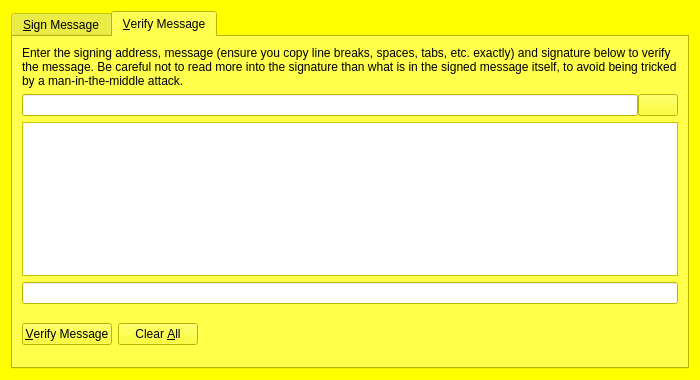
<?xml version="1.0" encoding="UTF-8"?>
<ui version="4.0">
 <class>SignVerifyMessageDialog</class>
 <widget class="QDialog" name="SignVerifyMessageDialog">
  <property name="geometry">
   <rect>
    <x>0</x>
    <y>0</y>
    <width>700</width>
    <height>380</height>
   </rect>
  </property>
  <property name="palette">
   <palette>
    <active>
     <colorrole role="WindowText">
      <brush brushstyle="SolidPattern">
       <color alpha="255">
        <red>0</red>
        <green>0</green>
        <blue>0</blue>
       </color>
      </brush>
     </colorrole>
     <colorrole role="Button">
      <brush brushstyle="SolidPattern">
       <color alpha="255">
        <red>255</red>
        <green>255</green>
        <blue>0</blue>
       </color>
      </brush>
     </colorrole>
     <colorrole role="Light">
      <brush brushstyle="SolidPattern">
       <color alpha="255">
        <red>255</red>
        <green>255</green>
        <blue>127</blue>
       </color>
      </brush>
     </colorrole>
     <colorrole role="Midlight">
      <brush brushstyle="SolidPattern">
       <color alpha="255">
        <red>255</red>
        <green>255</green>
        <blue>63</blue>
       </color>
      </brush>
     </colorrole>
     <colorrole role="Dark">
      <brush brushstyle="SolidPattern">
       <color alpha="255">
        <red>127</red>
        <green>127</green>
        <blue>0</blue>
       </color>
      </brush>
     </colorrole>
     <colorrole role="Mid">
      <brush brushstyle="SolidPattern">
       <color alpha="255">
        <red>170</red>
        <green>170</green>
        <blue>0</blue>
       </color>
      </brush>
     </colorrole>
     <colorrole role="Text">
      <brush brushstyle="SolidPattern">
       <color alpha="255">
        <red>0</red>
        <green>0</green>
        <blue>0</blue>
       </color>
      </brush>
     </colorrole>
     <colorrole role="BrightText">
      <brush brushstyle="SolidPattern">
       <color alpha="255">
        <red>255</red>
        <green>255</green>
        <blue>255</blue>
       </color>
      </brush>
     </colorrole>
     <colorrole role="ButtonText">
      <brush brushstyle="SolidPattern">
       <color alpha="255">
        <red>0</red>
        <green>0</green>
        <blue>0</blue>
       </color>
      </brush>
     </colorrole>
     <colorrole role="Base">
      <brush brushstyle="SolidPattern">
       <color alpha="255">
        <red>255</red>
        <green>255</green>
        <blue>255</blue>
       </color>
      </brush>
     </colorrole>
     <colorrole role="Window">
      <brush brushstyle="SolidPattern">
       <color alpha="255">
        <red>255</red>
        <green>255</green>
        <blue>0</blue>
       </color>
      </brush>
     </colorrole>
     <colorrole role="Shadow">
      <brush brushstyle="SolidPattern">
       <color alpha="255">
        <red>0</red>
        <green>0</green>
        <blue>0</blue>
       </color>
      </brush>
     </colorrole>
     <colorrole role="AlternateBase">
      <brush brushstyle="SolidPattern">
       <color alpha="255">
        <red>255</red>
        <green>255</green>
        <blue>127</blue>
       </color>
      </brush>
     </colorrole>
     <colorrole role="ToolTipBase">
      <brush brushstyle="SolidPattern">
       <color alpha="255">
        <red>255</red>
        <green>255</green>
        <blue>220</blue>
       </color>
      </brush>
     </colorrole>
     <colorrole role="ToolTipText">
      <brush brushstyle="SolidPattern">
       <color alpha="255">
        <red>0</red>
        <green>0</green>
        <blue>0</blue>
       </color>
      </brush>
     </colorrole>
    </active>
    <inactive>
     <colorrole role="WindowText">
      <brush brushstyle="SolidPattern">
       <color alpha="255">
        <red>0</red>
        <green>0</green>
        <blue>0</blue>
       </color>
      </brush>
     </colorrole>
     <colorrole role="Button">
      <brush brushstyle="SolidPattern">
       <color alpha="255">
        <red>255</red>
        <green>255</green>
        <blue>0</blue>
       </color>
      </brush>
     </colorrole>
     <colorrole role="Light">
      <brush brushstyle="SolidPattern">
       <color alpha="255">
        <red>255</red>
        <green>255</green>
        <blue>127</blue>
       </color>
      </brush>
     </colorrole>
     <colorrole role="Midlight">
      <brush brushstyle="SolidPattern">
       <color alpha="255">
        <red>255</red>
        <green>255</green>
        <blue>63</blue>
       </color>
      </brush>
     </colorrole>
     <colorrole role="Dark">
      <brush brushstyle="SolidPattern">
       <color alpha="255">
        <red>127</red>
        <green>127</green>
        <blue>0</blue>
       </color>
      </brush>
     </colorrole>
     <colorrole role="Mid">
      <brush brushstyle="SolidPattern">
       <color alpha="255">
        <red>170</red>
        <green>170</green>
        <blue>0</blue>
       </color>
      </brush>
     </colorrole>
     <colorrole role="Text">
      <brush brushstyle="SolidPattern">
       <color alpha="255">
        <red>0</red>
        <green>0</green>
        <blue>0</blue>
       </color>
      </brush>
     </colorrole>
     <colorrole role="BrightText">
      <brush brushstyle="SolidPattern">
       <color alpha="255">
        <red>255</red>
        <green>255</green>
        <blue>255</blue>
       </color>
      </brush>
     </colorrole>
     <colorrole role="ButtonText">
      <brush brushstyle="SolidPattern">
       <color alpha="255">
        <red>0</red>
        <green>0</green>
        <blue>0</blue>
       </color>
      </brush>
     </colorrole>
     <colorrole role="Base">
      <brush brushstyle="SolidPattern">
       <color alpha="255">
        <red>255</red>
        <green>255</green>
        <blue>255</blue>
       </color>
      </brush>
     </colorrole>
     <colorrole role="Window">
      <brush brushstyle="SolidPattern">
       <color alpha="255">
        <red>255</red>
        <green>255</green>
        <blue>0</blue>
       </color>
      </brush>
     </colorrole>
     <colorrole role="Shadow">
      <brush brushstyle="SolidPattern">
       <color alpha="255">
        <red>0</red>
        <green>0</green>
        <blue>0</blue>
       </color>
      </brush>
     </colorrole>
     <colorrole role="AlternateBase">
      <brush brushstyle="SolidPattern">
       <color alpha="255">
        <red>255</red>
        <green>255</green>
        <blue>127</blue>
       </color>
      </brush>
     </colorrole>
     <colorrole role="ToolTipBase">
      <brush brushstyle="SolidPattern">
       <color alpha="255">
        <red>255</red>
        <green>255</green>
        <blue>220</blue>
       </color>
      </brush>
     </colorrole>
     <colorrole role="ToolTipText">
      <brush brushstyle="SolidPattern">
       <color alpha="255">
        <red>0</red>
        <green>0</green>
        <blue>0</blue>
       </color>
      </brush>
     </colorrole>
    </inactive>
    <disabled>
     <colorrole role="WindowText">
      <brush brushstyle="SolidPattern">
       <color alpha="255">
        <red>127</red>
        <green>127</green>
        <blue>0</blue>
       </color>
      </brush>
     </colorrole>
     <colorrole role="Button">
      <brush brushstyle="SolidPattern">
       <color alpha="255">
        <red>255</red>
        <green>255</green>
        <blue>0</blue>
       </color>
      </brush>
     </colorrole>
     <colorrole role="Light">
      <brush brushstyle="SolidPattern">
       <color alpha="255">
        <red>255</red>
        <green>255</green>
        <blue>127</blue>
       </color>
      </brush>
     </colorrole>
     <colorrole role="Midlight">
      <brush brushstyle="SolidPattern">
       <color alpha="255">
        <red>255</red>
        <green>255</green>
        <blue>63</blue>
       </color>
      </brush>
     </colorrole>
     <colorrole role="Dark">
      <brush brushstyle="SolidPattern">
       <color alpha="255">
        <red>127</red>
        <green>127</green>
        <blue>0</blue>
       </color>
      </brush>
     </colorrole>
     <colorrole role="Mid">
      <brush brushstyle="SolidPattern">
       <color alpha="255">
        <red>170</red>
        <green>170</green>
        <blue>0</blue>
       </color>
      </brush>
     </colorrole>
     <colorrole role="Text">
      <brush brushstyle="SolidPattern">
       <color alpha="255">
        <red>127</red>
        <green>127</green>
        <blue>0</blue>
       </color>
      </brush>
     </colorrole>
     <colorrole role="BrightText">
      <brush brushstyle="SolidPattern">
       <color alpha="255">
        <red>255</red>
        <green>255</green>
        <blue>255</blue>
       </color>
      </brush>
     </colorrole>
     <colorrole role="ButtonText">
      <brush brushstyle="SolidPattern">
       <color alpha="255">
        <red>127</red>
        <green>127</green>
        <blue>0</blue>
       </color>
      </brush>
     </colorrole>
     <colorrole role="Base">
      <brush brushstyle="SolidPattern">
       <color alpha="255">
        <red>255</red>
        <green>255</green>
        <blue>0</blue>
       </color>
      </brush>
     </colorrole>
     <colorrole role="Window">
      <brush brushstyle="SolidPattern">
       <color alpha="255">
        <red>255</red>
        <green>255</green>
        <blue>0</blue>
       </color>
      </brush>
     </colorrole>
     <colorrole role="Shadow">
      <brush brushstyle="SolidPattern">
       <color alpha="255">
        <red>0</red>
        <green>0</green>
        <blue>0</blue>
       </color>
      </brush>
     </colorrole>
     <colorrole role="AlternateBase">
      <brush brushstyle="SolidPattern">
       <color alpha="255">
        <red>255</red>
        <green>255</green>
        <blue>0</blue>
       </color>
      </brush>
     </colorrole>
     <colorrole role="ToolTipBase">
      <brush brushstyle="SolidPattern">
       <color alpha="255">
        <red>255</red>
        <green>255</green>
        <blue>220</blue>
       </color>
      </brush>
     </colorrole>
     <colorrole role="ToolTipText">
      <brush brushstyle="SolidPattern">
       <color alpha="255">
        <red>0</red>
        <green>0</green>
        <blue>0</blue>
       </color>
      </brush>
     </colorrole>
    </disabled>
   </palette>
  </property>
  <property name="windowTitle">
   <string>Signatures - Sign / Verify a Message</string>
  </property>
  <property name="modal">
   <bool>true</bool>
  </property>
  <layout class="QVBoxLayout" name="verticalLayout">
   <item>
    <widget class="QTabWidget" name="tabWidget">
     <property name="currentIndex">
      <number>1</number>
     </property>
     <widget class="QWidget" name="tabSignMessage">
      <attribute name="title">
       <string>&amp;Sign Message</string>
      </attribute>
      <layout class="QVBoxLayout" name="verticalLayout_SM">
       <item>
        <widget class="QLabel" name="infoLabel_SM">
         <property name="text">
          <string>You can sign messages with your addresses to prove you own them. Be careful not to sign anything vague, as phishing attacks may try to trick you into signing your identity over to them. Only sign fully-detailed statements you agree to.</string>
         </property>
         <property name="textFormat">
          <enum>Qt::PlainText</enum>
         </property>
         <property name="wordWrap">
          <bool>true</bool>
         </property>
        </widget>
       </item>
       <item>
        <layout class="QHBoxLayout" name="horizontalLayout_1_SM">
         <property name="spacing">
          <number>0</number>
         </property>
         <item>
          <widget class="QValidatedLineEdit" name="addressIn_SM">
           <property name="toolTip">
            <string>The address to sign the message with (e.g. GM2sAwzditAcAvawzhVcbuvTE26ywZtaB1)</string>
           </property>
           <property name="maxLength">
            <number>34</number>
           </property>
          </widget>
         </item>
         <item>
          <widget class="QPushButton" name="addressBookButton_SM">
           <property name="toolTip">
            <string>Choose an address from the address book</string>
           </property>
           <property name="text">
            <string/>
           </property>
           <property name="icon">
            <iconset resource="../bitcoin.qrc">
             <normaloff>:/icons/address-book</normaloff>:/icons/address-book</iconset>
           </property>
           <property name="shortcut">
            <string>Alt+A</string>
           </property>
           <property name="autoDefault">
            <bool>false</bool>
           </property>
          </widget>
         </item>
         <item>
          <widget class="QPushButton" name="pasteButton_SM">
           <property name="toolTip">
            <string>Paste address from clipboard</string>
           </property>
           <property name="text">
            <string/>
           </property>
           <property name="icon">
            <iconset resource="../bitcoin.qrc">
             <normaloff>:/icons/editpaste</normaloff>:/icons/editpaste</iconset>
           </property>
           <property name="shortcut">
            <string>Alt+P</string>
           </property>
           <property name="autoDefault">
            <bool>false</bool>
           </property>
          </widget>
         </item>
        </layout>
       </item>
       <item>
        <widget class="QPlainTextEdit" name="messageIn_SM">
         <property name="toolTip">
          <string>Enter the message you want to sign here</string>
         </property>
        </widget>
       </item>
       <item>
        <layout class="QHBoxLayout" name="horizontalLayout_2_SM">
         <property name="spacing">
          <number>0</number>
         </property>
         <item>
          <widget class="QLineEdit" name="signatureOut_SM">
           <property name="font">
            <font>
             <italic>true</italic>
            </font>
           </property>
           <property name="readOnly">
            <bool>true</bool>
           </property>
          </widget>
         </item>
         <item>
          <widget class="QPushButton" name="copySignatureButton_SM">
           <property name="toolTip">
            <string>Copy the current signature to the system clipboard</string>
           </property>
           <property name="text">
            <string/>
           </property>
           <property name="icon">
            <iconset resource="../bitcoin.qrc">
             <normaloff>:/icons/editcopy</normaloff>:/icons/editcopy</iconset>
           </property>
           <property name="autoDefault">
            <bool>false</bool>
           </property>
          </widget>
         </item>
        </layout>
       </item>
       <item>
        <layout class="QHBoxLayout" name="horizontalLayout_3_SM">
         <item>
          <widget class="QPushButton" name="signMessageButton_SM">
           <property name="toolTip">
            <string>Sign the message to prove you own this GokuCoin address</string>
           </property>
           <property name="text">
            <string>&amp;Sign Message</string>
           </property>
           <property name="icon">
            <iconset resource="../bitcoin.qrc">
             <normaloff>:/icons/edit</normaloff>:/icons/edit</iconset>
           </property>
           <property name="autoDefault">
            <bool>false</bool>
           </property>
          </widget>
         </item>
         <item>
          <widget class="QPushButton" name="clearButton_SM">
           <property name="toolTip">
            <string>Reset all sign message fields</string>
           </property>
           <property name="text">
            <string>Clear &amp;All</string>
           </property>
           <property name="icon">
            <iconset resource="../bitcoin.qrc">
             <normaloff>:/icons/remove</normaloff>:/icons/remove</iconset>
           </property>
           <property name="autoDefault">
            <bool>false</bool>
           </property>
          </widget>
         </item>
         <item>
          <spacer name="horizontalSpacer_1_SM">
           <property name="orientation">
            <enum>Qt::Horizontal</enum>
           </property>
           <property name="sizeHint" stdset="0">
            <size>
             <width>40</width>
             <height>48</height>
            </size>
           </property>
          </spacer>
         </item>
         <item>
          <widget class="QLabel" name="statusLabel_SM">
           <property name="font">
            <font>
             <weight>75</weight>
             <bold>true</bold>
            </font>
           </property>
           <property name="text">
            <string/>
           </property>
           <property name="wordWrap">
            <bool>true</bool>
           </property>
          </widget>
         </item>
         <item>
          <spacer name="horizontalSpacer_2_SM">
           <property name="orientation">
            <enum>Qt::Horizontal</enum>
           </property>
           <property name="sizeHint" stdset="0">
            <size>
             <width>40</width>
             <height>48</height>
            </size>
           </property>
          </spacer>
         </item>
        </layout>
       </item>
      </layout>
     </widget>
     <widget class="QWidget" name="tabVerifyMessage">
      <attribute name="title">
       <string>&amp;Verify Message</string>
      </attribute>
      <layout class="QVBoxLayout" name="verticalLayout_VM">
       <item>
        <widget class="QLabel" name="infoLabel_VM">
         <property name="text">
          <string>Enter the signing address, message (ensure you copy line breaks, spaces, tabs, etc. exactly) and signature below to verify the message. Be careful not to read more into the signature than what is in the signed message itself, to avoid being tricked by a man-in-the-middle attack.</string>
         </property>
         <property name="textFormat">
          <enum>Qt::PlainText</enum>
         </property>
         <property name="alignment">
          <set>Qt::AlignLeading|Qt::AlignLeft|Qt::AlignTop</set>
         </property>
         <property name="wordWrap">
          <bool>true</bool>
         </property>
        </widget>
       </item>
       <item>
        <layout class="QHBoxLayout" name="horizontalLayout_1_VM">
         <property name="spacing">
          <number>0</number>
         </property>
         <item>
          <widget class="QValidatedLineEdit" name="addressIn_VM">
           <property name="toolTip">
            <string>The address the message was signed with (e.g. GM2sAwzditAcAvawzhVcbuvTE26ywZtaB1)</string>
           </property>
           <property name="maxLength">
            <number>34</number>
           </property>
          </widget>
         </item>
         <item>
          <widget class="QPushButton" name="addressBookButton_VM">
           <property name="toolTip">
            <string>Choose an address from the address book</string>
           </property>
           <property name="text">
            <string/>
           </property>
           <property name="icon">
            <iconset resource="../bitcoin.qrc">
             <normaloff>:/icons/address-book</normaloff>:/icons/address-book</iconset>
           </property>
           <property name="shortcut">
            <string>Alt+A</string>
           </property>
           <property name="autoDefault">
            <bool>false</bool>
           </property>
          </widget>
         </item>
        </layout>
       </item>
       <item>
        <widget class="QPlainTextEdit" name="messageIn_VM"/>
       </item>
       <item>
        <widget class="QValidatedLineEdit" name="signatureIn_VM"/>
       </item>
       <item>
        <layout class="QHBoxLayout" name="horizontalLayout_2_VM">
         <item>
          <widget class="QPushButton" name="verifyMessageButton_VM">
           <property name="toolTip">
            <string>Verify the message to ensure it was signed with the specified GokuCoin address</string>
           </property>
           <property name="text">
            <string>&amp;Verify Message</string>
           </property>
           <property name="icon">
            <iconset resource="../bitcoin.qrc">
             <normaloff>:/icons/transaction_0</normaloff>:/icons/transaction_0</iconset>
           </property>
           <property name="autoDefault">
            <bool>false</bool>
           </property>
          </widget>
         </item>
         <item>
          <widget class="QPushButton" name="clearButton_VM">
           <property name="toolTip">
            <string>Reset all verify message fields</string>
           </property>
           <property name="text">
            <string>Clear &amp;All</string>
           </property>
           <property name="icon">
            <iconset resource="../bitcoin.qrc">
             <normaloff>:/icons/remove</normaloff>:/icons/remove</iconset>
           </property>
           <property name="autoDefault">
            <bool>false</bool>
           </property>
          </widget>
         </item>
         <item>
          <spacer name="horizontalSpacer_1_VM">
           <property name="orientation">
            <enum>Qt::Horizontal</enum>
           </property>
           <property name="sizeHint" stdset="0">
            <size>
             <width>40</width>
             <height>48</height>
            </size>
           </property>
          </spacer>
         </item>
         <item>
          <widget class="QLabel" name="statusLabel_VM">
           <property name="font">
            <font>
             <weight>75</weight>
             <bold>true</bold>
            </font>
           </property>
           <property name="text">
            <string/>
           </property>
           <property name="wordWrap">
            <bool>true</bool>
           </property>
          </widget>
         </item>
         <item>
          <spacer name="horizontalSpacer_2_VM">
           <property name="orientation">
            <enum>Qt::Horizontal</enum>
           </property>
           <property name="sizeHint" stdset="0">
            <size>
             <width>40</width>
             <height>48</height>
            </size>
           </property>
          </spacer>
         </item>
        </layout>
       </item>
      </layout>
     </widget>
    </widget>
   </item>
  </layout>
 </widget>
 <customwidgets>
  <customwidget>
   <class>QValidatedLineEdit</class>
   <extends>QLineEdit</extends>
   <header>qvalidatedlineedit.h</header>
  </customwidget>
 </customwidgets>
 <resources>
  <include location="../bitcoin.qrc"/>
 </resources>
 <connections/>
</ui>
